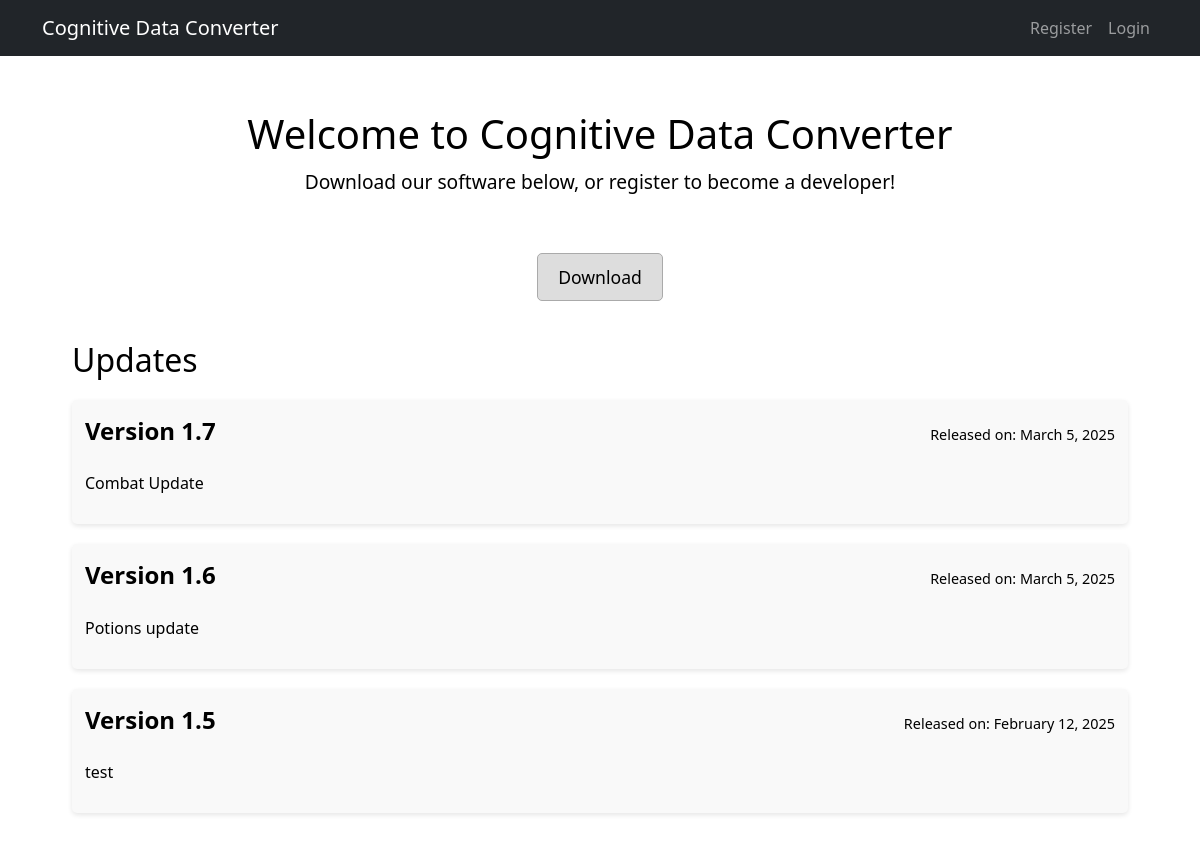
The page / on the database its author committed.
### webapp/models.py (models this page shows, shortened)
class SoftwareVersion(models.Model):
    version_number = models.CharField(max_length=10)
    release_date = models.DateField()
    description = models.TextField()

### webapp/views.py (the view)
# urls.py: 2. Add a URL to urlpatterns:  path('', views.home, name='home')
def home(request):
    versions = SoftwareVersion.objects.all()
    return render(request, "webapp/home.html", {"versions": versions})

### webapp/context_processors.py (called while the page is built)
def theme_processor(request):
    if request.user.is_authenticated:
        user_prefs_file = f"user_data/{request.user.username}_prefs.pickle"
        if os.path.exists(user_prefs_file):
            with open(user_prefs_file, "rb") as f:
                preferences = pickle.load(f)
        else:
            preferences = {"theme": "light"}
    else:
        preferences = {"theme": "light"}
    return {"preferences": preferences}

### webapp/templates/webapp/home.html
<!DOCTYPE html>
{% extends "webapp/base.html" %}
{% block content %}
    <div class="home-container">
        <div class="welcome-message">
            <h1>Welcome to Cognitive Data Converter</h1>
            <p>Download our software below, or register to become a developer!</p>
        </div>
        <div class="download-section">
            <a href="{% url 'request_download' %}">
                <button class="download-btn">Download</button>
            </a>
        </div>
        <div class="versions-section">
            <h2>Updates</h2>
            <ul class="versions-list">
                {% for version in versions %}
                    <li class="version-item">
                        <div class="version-header">
                            <p class="version-number">Version {{ version.version_number }}</p>
                            <p class="release-date">Released on: {{ version.release_date|date:"F j, Y" }}</p>
                        </div>
                        <p class="version-description">{{ version.description }}</p>
                    </li>
                {% endfor %}
            </ul>
        </div>
    </div>
{% endblock %}

### webapp/templates/webapp/base.html (shortened to what this page needs)
{% load static %}
<html lang="en">
<head>
    <link rel="stylesheet" href="https://cdn.jsdelivr.net/npm/bootstrap@5.3.0/dist/css/bootstrap.min.css">
</head>
<body data-theme="{{ preferences.theme }}">
    <nav class="navbar navbar-expand-lg navbar-dark bg-dark">
        <div class="container">
            <a class="navbar-brand" href="{% url 'home' %}">Cognitive Data Converter</a>
            <div class="collapse navbar-collapse" id="navbarNav">
                <ul class="navbar-nav ms-auto">
                    {% if user.is_authenticated %}
                        <li class="nav-item">
                            <a class="nav-link" href="{% url 'profile' %}">Profile</a>
                        </li>
                        <li class="nav-item">
                            <form id="logout-form" method="post" action="{% url 'logout' %}">
                                {% csrf_token %}
                                <button type="submit" class="btn btn-link nav-link">Logout</button>
                            </form>
                        </li>
                    {% else %}
                        <li class="nav-item">
                            <a class="nav-link" href="{% url 'register' %}">Register</a>
                        </li>
                        <li class="nav-item">
                            <a class="nav-link" href="{% url 'login' %}">Login</a>
                        </li>
                    {% endif %}
                </ul>
            </div>
        </div>
    </nav>
    <div class="container mt-4">
        {% block content %}
        {% endblock %}
    </div>
</body>
</html>

### webapp/templates/webapp/base.html (style rules this page uses)
body[data-theme="light"] { background-color: #ffffff; color: #000000; }
body[data-theme="light"] h1, body[data-theme="light"] h2, body[data-theme="light"] p, body[data-theme="light"] label { color: #000000; }
body[data-theme="light"] select, body[data-theme="light"] button { background-color: #ddd; color: #000; border: 1px solid #aaa; }
.home-container { padding: 30px; max-width: 1200px; margin: 0 auto; }
.welcome-message { margin-bottom: 40px; width:100%; display: flex; flex-direction: column; align-items: center; }
.welcome-message h1 { font-size: 2.5rem; margin-bottom: 10px; color: #333; }
.welcome-message p { font-size: 1.2rem; color: #555; }
.versions-section { margin-bottom: 25px; }
.versions-section h2 { font-size: 2rem; margin-bottom: 20px; color: #333; }
.versions-list { list-style-type: none; padding-left: 0; }
.version-item { background-color: #f9f9f9; padding: 13px; border-radius: 5px; box-shadow: 0 2px 5px rgba(0, 0, 0, 0.1); margin-bottom: 20px; }
.version-header { display: flex; justify-content: space-between; align-items: baseline; }
.version-number { font-size: 1.5rem; font-weight: bold; color: #333; margin: 0; }
.release-date { font-size: 0.9rem; color: #777; }
.version-description { margin-top: 10px; font-size: 1rem; color: #555; }
.download-section { margin-top: 40px; margin-bottom: 40px; width:100%; display: flex; justify-content: center; }
.download-btn { padding: 10px 20px; font-size: 1.1rem; background-color: #007bff; color: white; border: none; border-radius: 5px; cursor: pointer; transition: background-color 0.3s ease; }

### rows shown on the page
SoftwareVersion: version_number "1.7", release_date "March 5, 2025", description "Combat Update"
SoftwareVersion: version_number "1.6", release_date "March 5, 2025", description "Potions update"
SoftwareVersion: version_number "1.5", release_date "February 12, 2025", description "test"
